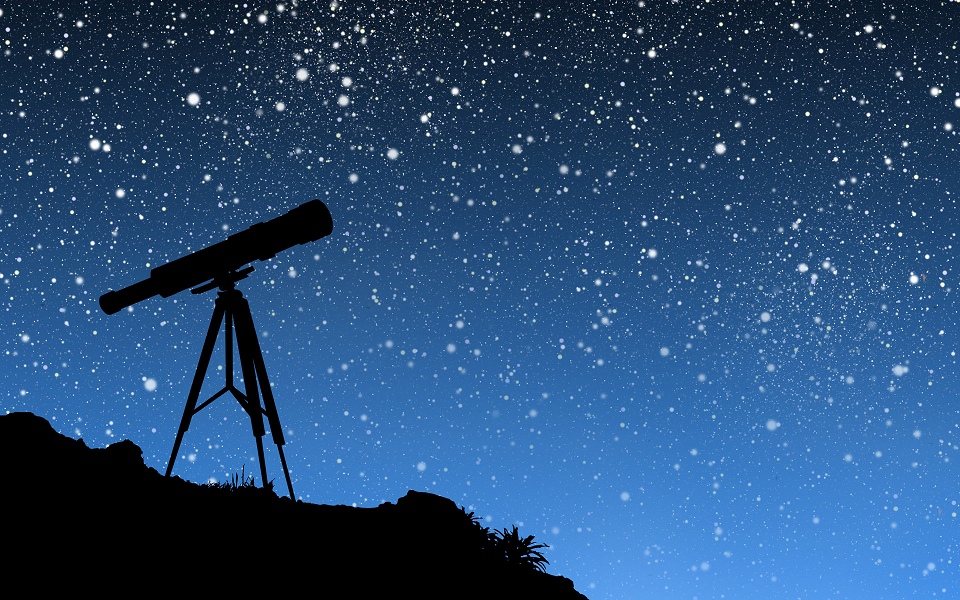
#> input picture src.png, 960 x 600 px
$ jupyter execute Untitled4.ipynb
#> lines starting #> are read from the running program, lines starting #| are printed output that depends on the picture
[cell 1]
import cv2
#import math
#import numpy as np
file_src = 'src.png'
file_dst = 'dst.png'

[cell 2]
img_src = cv2.imread(file_src, 1) #入力画像の読み込み
#> img_src is the input picture: shape (600, 960, 3); mean B, G, R 116.5, 75.5, 38.9

img_dst = cv2.flip(img_src, flipCode = 0) #0:垂直反転　1:水平反転
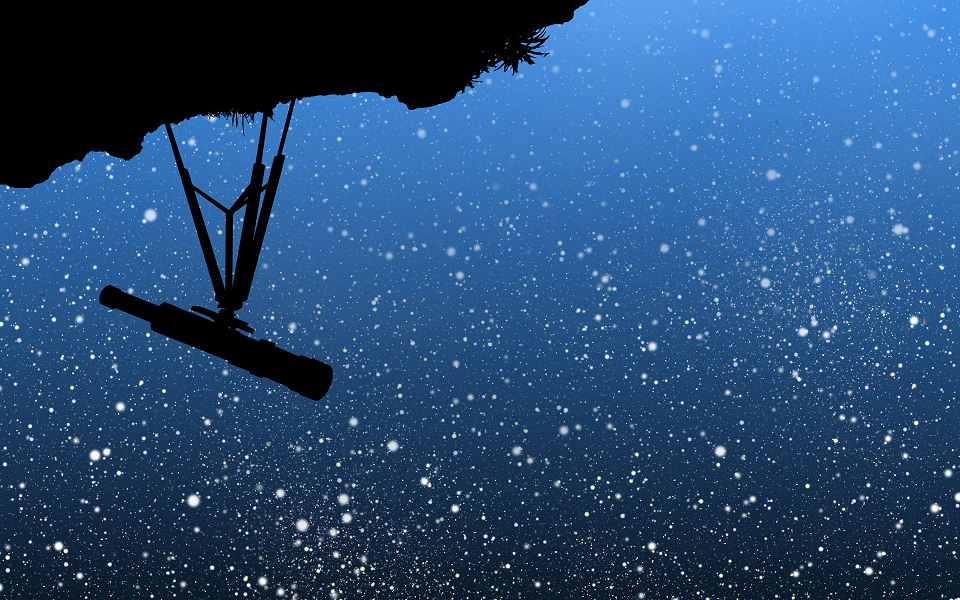
#> img_dst: shape (600, 960, 3); mean B, G, R 116.5, 75.5, 38.9

cv2.imshow("src Show Input Image", img_src) #入力画像表示
cv2.imshow("dst Show GRAY Image", img_dst) #出力画像表示

cv2.waitKey(0)
cv2.destroyAllWindows()


$ run again, with cat-mosaic.png copied over src.png
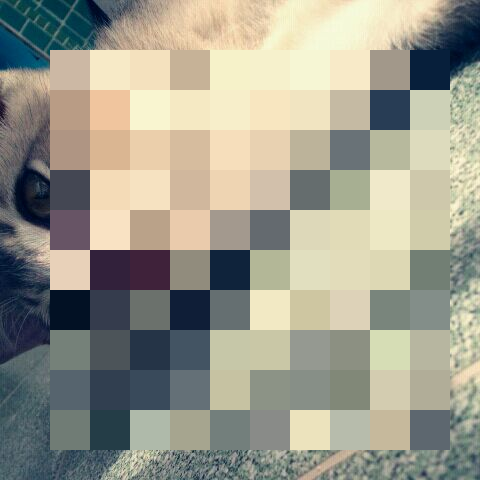
#> input picture cat-mosaic.png, 480 x 480 px
#> img_src is the input picture: shape (480, 480, 3); mean B, G, R 141, 155, 155.9
#> `img_dst = cv2.flip(img_src, flipCode = 0)`:
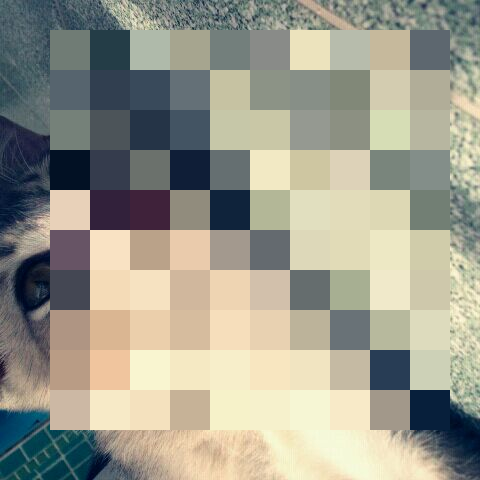
#> img_dst: shape (480, 480, 3); mean B, G, R 141, 155, 155.9
